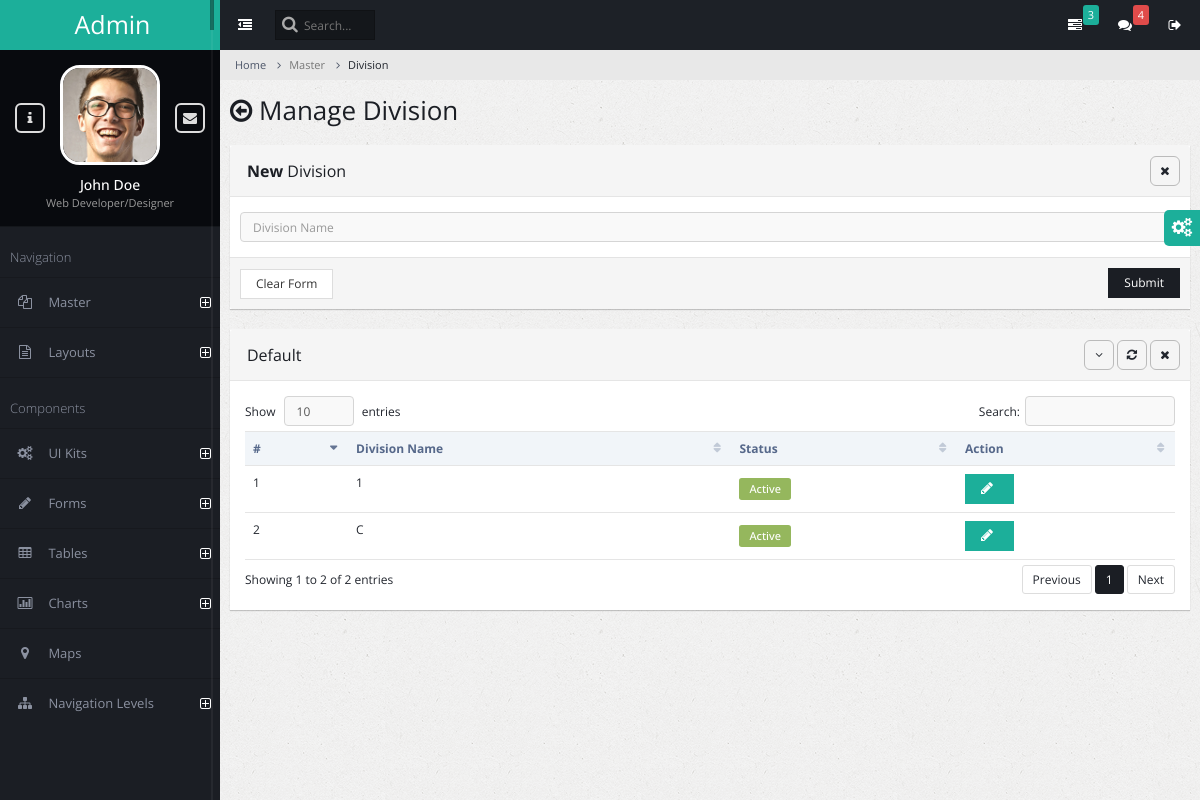
Screenshot of /division/ with the database file from the repository.
### admin_master/models.py (models this page shows)
class AcademicDivision(models.Model):
    division_name = models.CharField(max_length=150)
    is_active = models.BooleanField(default=True)

### admin_master/views.py (the view, shortened to what this page needs)
# urls.py: path('division/', views.division_manage,name="division"),
def division_manage(request):
    success_message=None
    error_message = None
    academic_division = AcademicDivision.objects.all()
    context = {
        'errormessage': error_message,
        'successmessage': success_message,
        'academic_divisions': academic_division,
    }
    return render(request, 'division_manage.html', context)

### admin_master/templates/division_manage.html (shortened to what this page needs)
{% extends 'admin_base.html' %}
{% block content %}
<ul class="breadcrumb">
    <li><a href="#">Home</a></li>
    <li class="active">Master</li>
    <li class="active">Division</li>
</ul>
<div class="page-title">
    <h2><span class="fa fa-arrow-circle-o-left"></span> Manage Division</h2>
</div>
<div class="page-content-wrap">
    <div class="row">
        <div class="col-md-12">
            <form class="form-horizontal" method='post' enctype="multipart/form-data">
            <div class="panel panel-default">
                <div class="panel-heading">
                    <h3 class="panel-title"><strong>New </strong> Division</h3>
                    <ul class="panel-controls">
                        <li><a href="#" class="panel-remove"><span class="fa fa-times"></span></a></li>
                    </ul>
                </div>
                <div class="panel-body">
                    <div class="row">
                        <div class="col-md-12 px-5 ">
                            <div class="form-group">
                                <input type="text" name='division_name' required autofocus class="form-control" placeholder="Division Name"/>
                            </div>
                        </div>
                    </div>
                </div>
                <div class="panel-footer">
                    <input type="reset" value="Clear Form" class="btn btn-default">
                    <button class="btn btn-primary pull-right">Submit</button>
                </div>
            </div>
            </form>
            <div class="panel panel-default">
                <div class="panel-heading">
                    <h3 class="panel-title">Default</h3>
                    <ul class="panel-controls">
                        <li><a href="#" class="panel-collapse"><span class="fa fa-angle-down"></span></a></li>
                        <li><a href="#" class="panel-refresh"><span class="fa fa-refresh"></span></a></li>
                        <li><a href="#" class="panel-remove"><span class="fa fa-times"></span></a></li>
                    </ul>
                </div>
                <div class="panel-body">
                    <table class="table datatable">
                        <thead>
                            <tr>
                                <th>#</th>
                                <th>Division Name</th>
                                <th>Status</th>
                                <th>Action</th>
                            </tr>
                        </thead>
                        <tbody>
                            {% for academic_division in academic_divisions %}
                            <tr id="{{academic_division.id}}">
                                <td>{{ forloop.counter }}</td>
                                <td>{{ academic_division.division_name }}</td>
                                <td>
                                    {% if academic_division.is_active %}
                                    <span class="label label-success label-form">Active</span>
                                    {% else %}
                                    <span class="label label-danger ">Deactive</span>
                                    {% endif %}
                                </td>
                                <td>
                                    <button class="btn btn-info" onclick="edit_pop_division({{academic_division.id}})">
                                        <span id ="spinner{{academic_division.id}}" class="fa fa-pencil"></span>
                                    </button>
                                </td>
                            </tr>
                            {% endfor %}
                        </tbody>
                    </table>
                </div>
            </div>
        </div>
    </div>
</div>
{% endblock %}

### rows the page displays
AcademicDivision: division_name "1", is_active "Active"
AcademicDivision: division_name "C", is_active "Active"
